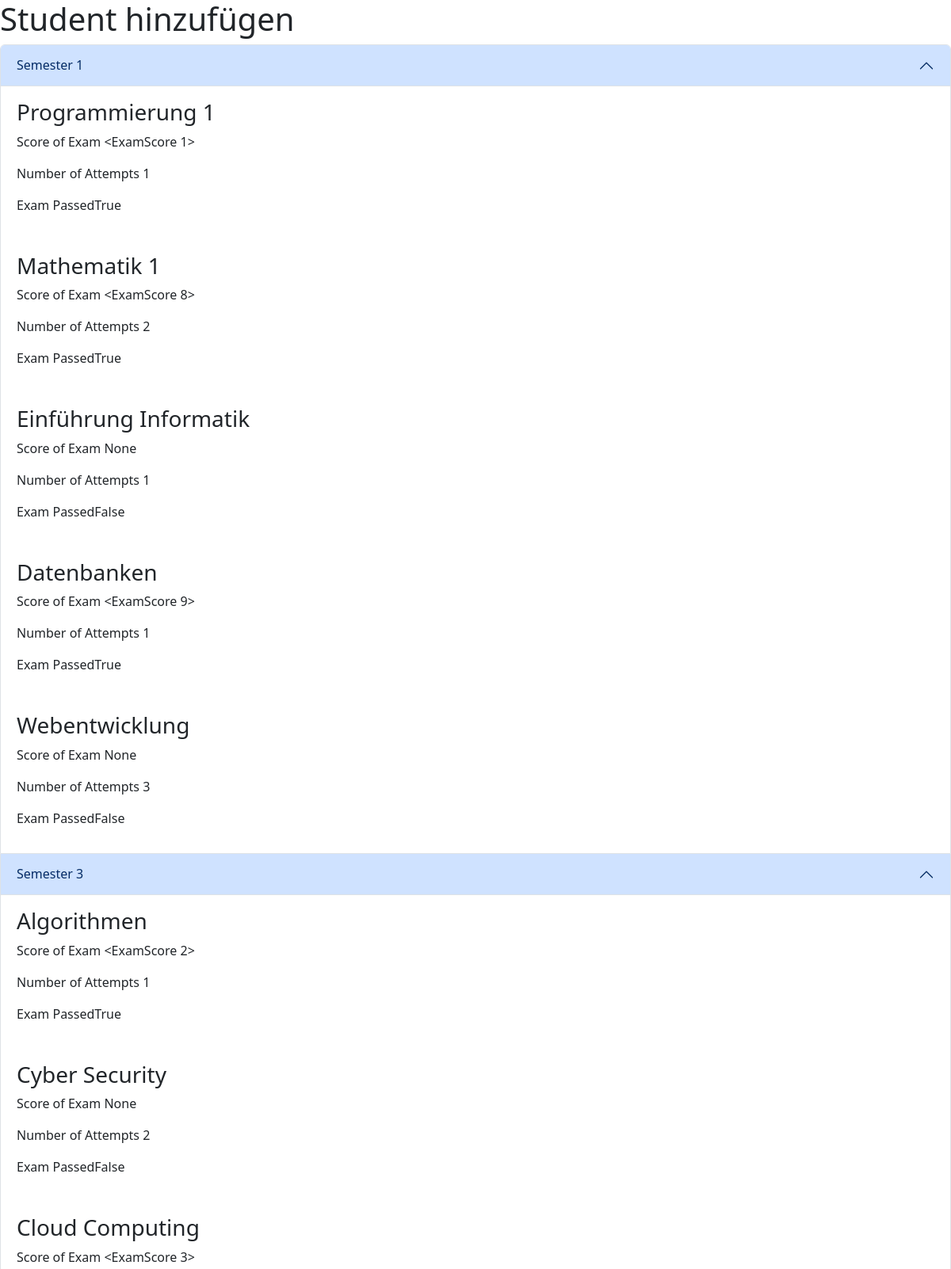
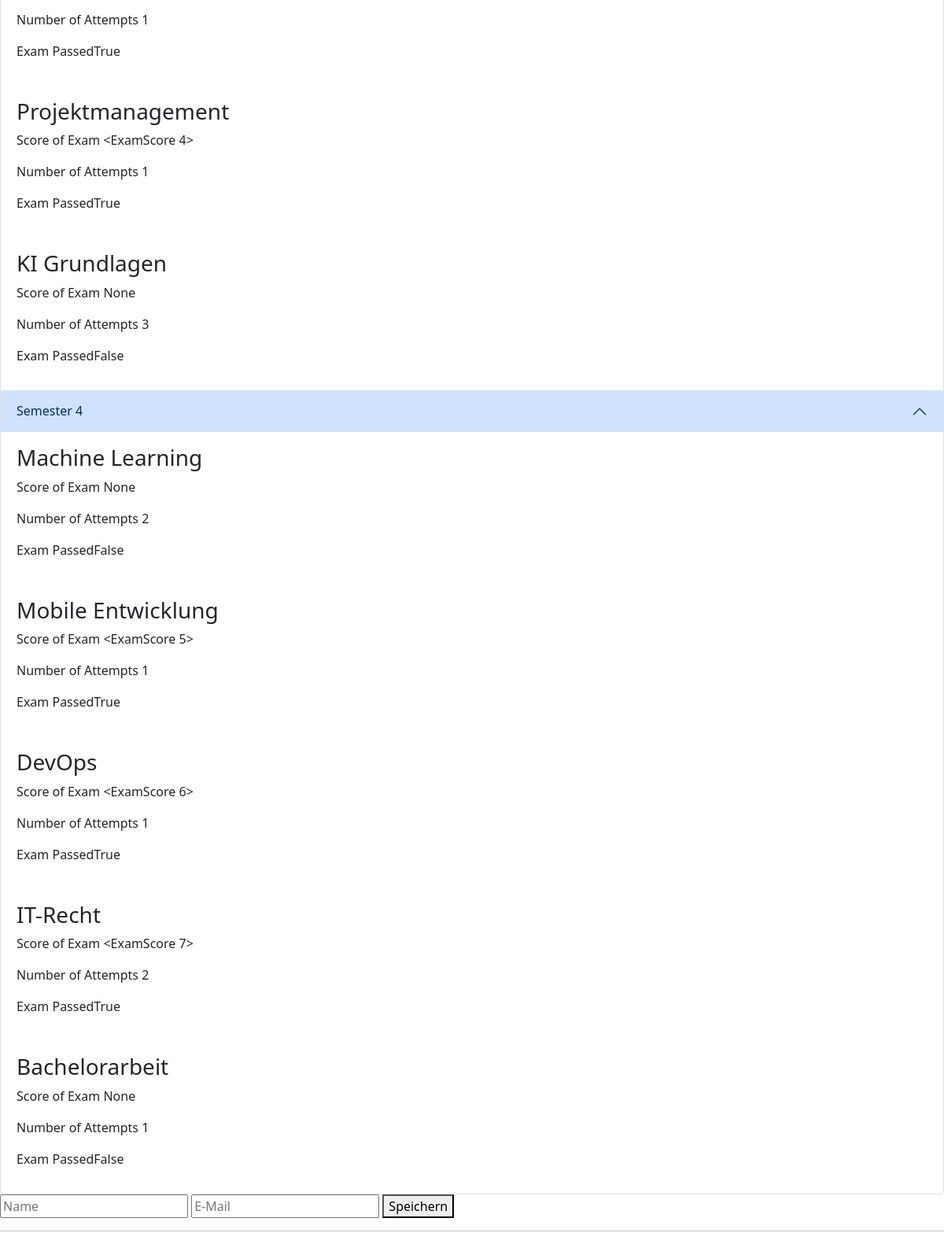
/dashboard, run on the app's committed database (2 pictures, top to bottom).
### meineBib.py (models this page shows)
class Semester(db.Model):
    __tablename__ = "semester"
    id = db.Column(db.Integer, primary_key=True)
    semester_number = db.Column(db.Integer, nullable=False)
    extra_semesters = db.Column(db.Integer, nullable=False)
    study_id = db.Column(
        db.Integer,
        db.ForeignKey("studies.id")
    )
    study = db.relationship("Studies", back_populates="semesters")
    modules = db.relationship("Module", back_populates="semester")

class Module(db.Model):
    __tablename__ = "module"
    id = db.Column(db.Integer, primary_key=True)
    name = db.Column(db.String(100), nullable=False)
    semester_id = db.Column(db.Integer, db.ForeignKey("semester.id"))
    number_of_attempts = db.Column(db.Integer, nullable=False, default=3)
    semester = db.relationship("Semester", back_populates="modules")
    passed = db.Column(db.Boolean)
    exam_score = db.relationship(
        "ExamScore",
        back_populates="module",
        uselist=False,
    )

### app.py (the view)
@app.route("/dashboard", methods=["GET", "POST"])
def dashboard():
    print("Dashboard wurde aufgerufen")
    student = Student.query.filter_by(name="Max Müller").first()
    my_dashboard = Dashboard(student=student
                             )
    my_dashboard.exam_score_alarm()
    for semester in my_dashboard.semesters:
        print("Semester: ", semester)
    return render_template("dashboard.html", my_dashboard=my_dashboard,
                           semesters=my_dashboard.semesters,
                           current_semester=my_dashboard.current_semester)

### templates/dashboard.html (shortened to what this page needs)
<!DOCTYPE html>
    <html>
    <head>
    </head>
    <link href="https://cdn.jsdelivr.net/npm/bootstrap@5.3.8/dist/css/bootstrap.min.css" rel="stylesheet">
    <body>
        <h1>Student hinzufügen</h1>
        <div class="accordion" id="accordionPanelsStayOpenExample">
                {% for semester in semesters  %}
                    <div class="accordion-item">
                        <h2 class="accordion-header">
                            {% if semester.id == current_semester.id %}
                                <button class="accordion-button" type="button" data-bs-toggle="collapse" data-bs-target="#panelsStayOpen-collapseOne" aria-expanded="true" aria-controls="panelsStayOpen-collapseOne">
                                    Semester {{ semester.semester_number }}
                                </button>
                            {%  endif %}
                            {% if semester.id != current_semester.id %}
                                <button class="accordion-button" type="button"
                                        data-bs-toggle="collapse" data-bs-target="#panelsStayOpen-collapseOne" aria-expanded="false" aria-controls="panelsStayOpen-collapseOne">
                                    Semester {{ semester.semester_number }}
                                </button>
                            {%  endif %}
                        </h2>
                        <div id="panelsStayOpen-collapseOne" class="accordion-collapse collapse show">
                            {% for module in semester.modules %}
                                <div class="accordion-body">
                                <h3> {{ module.name }}</h3>
                                <p>Score of Exam {{ module.exam_score }}</p>
                                <p> Number of Attempts {{ module.number_of_attempts }}</p>
                                <p>Exam Passed{{ module.passed }}</p>
                                </div>
                            {% endfor %}
                        </div>
                </div>
            {% endfor %}
        </div>
        <form method="POST">
            <input type="text" name="name" placeholder="Name" required>
            <input type="email" name="email" placeholder="E-Mail" required>
            <button type="submit">Speichern</button>
        </form>
        <hr>
    </body>
</html>

### data on the page
Semester: semester_number "1"
Module: name "Programmierung 1", exam_score "<ExamScore 1>", number_of_attempts "1", passed "True"
Module: name "Mathematik 1", exam_score "<ExamScore 8>", number_of_attempts "2", passed "True"
Module: name "Einführung Informatik", exam_score "None", number_of_attempts "1", passed "False"
Module: name "Datenbanken", exam_score "<ExamScore 9>", number_of_attempts "1", passed "True"
Module: name "Webentwicklung", exam_score "None", number_of_attempts "3", passed "False"
Semester: semester_number "3"
Module: name "Algorithmen", exam_score "<ExamScore 2>", number_of_attempts "1", passed "True"
Module: name "Cyber Security", exam_score "None", number_of_attempts "2", passed "False"
Module: name "Cloud Computing", exam_score "<ExamScore 3>", number_of_attempts "1", passed "True"
Module: name "Projektmanagement", exam_score "<ExamScore 4>", number_of_attempts "1", passed "True"
Module: name "KI Grundlagen", exam_score "None", number_of_attempts "3", passed "False"
Semester: semester_number "4"
Module: name "Machine Learning", exam_score "None", number_of_attempts "2", passed "False"
Module: name "Mobile Entwicklung", exam_score "<ExamScore 5>", number_of_attempts "1", passed "True"
Module: name "DevOps", exam_score "<ExamScore 6>", number_of_attempts "1", passed "True"
Module: name "IT-Recht", exam_score "<ExamScore 7>", number_of_attempts "2", passed "True"
Module: name "Bachelorarbeit", exam_score "None", number_of_attempts "1", passed "False"
